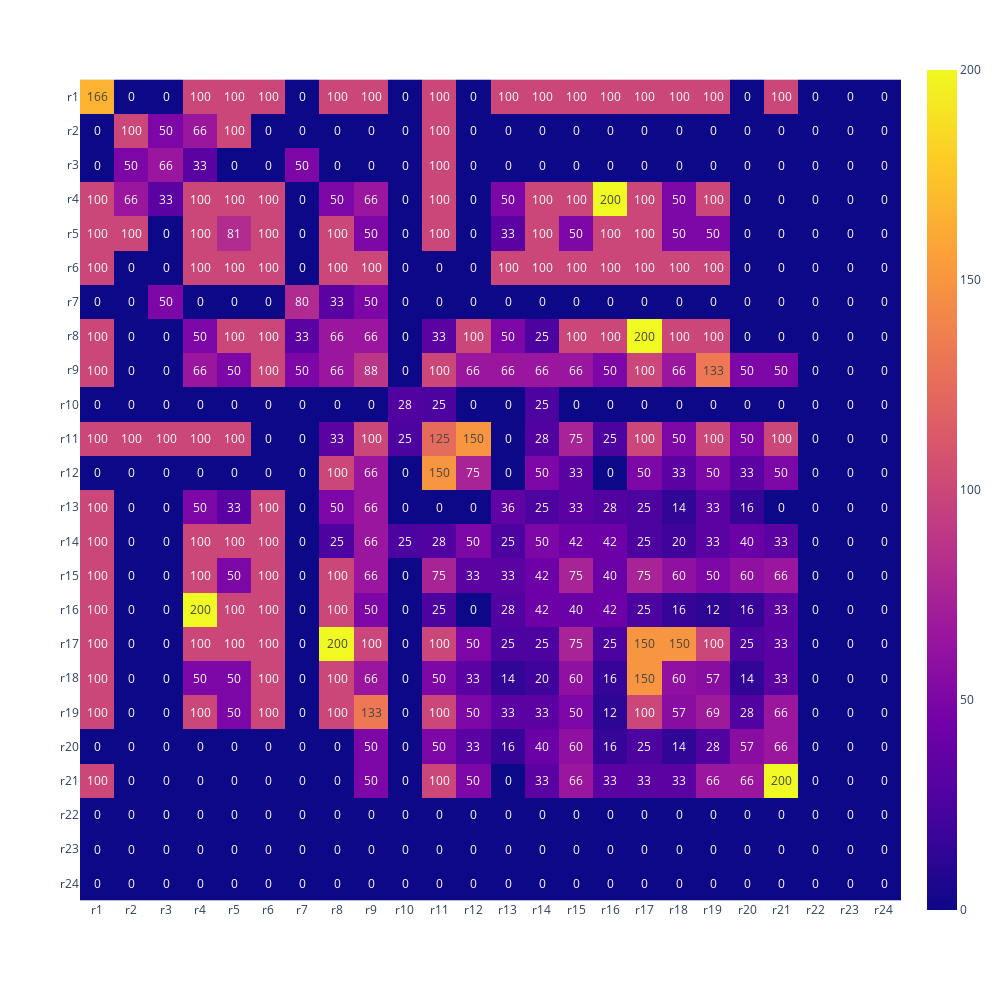

The cell this chart's notebook holds for it:
### Code cell
perc_ratio = pd.DataFrame(columns=range(24), index=range(24))
for i in range(24):
    for j in range(24):
        k, b = pre_ratio.iloc[i,j]
        perc_ratio.iloc[i,j] = k/b

perc_ratio.columns, perc_ratio.index = list(map(lambda x: f'r{x}', list(range(1,25)))), list(map(lambda x: f'r{x}', list(range(1,25))))
query_perc_ratio=(perc_ratio).astype(float) * 100

px.imshow(query_perc_ratio.astype(int), text_auto=True, width=1000, height=1000)

### Figure 1 — Plotly figure (JSON) as saved in the notebook; plotly's stock layout.template omitted (floating-point values rounded to 4 significant figures; data arrays with more than 128 entries replaced by an {"elided": "..."} marker saying what was removed)
{"data": [{"coloraxis": "coloraxis", "hovertemplate": "x: %{x}<br>y: %{y}<br>color: %{z}<extra></extra>", "name": "0", "texttemplate": "%{z}", "type": "heatmap", "x": ["r1", "r2", "r3", "r4", "r5", "r6", "r7", "r8", "r9", "r10", "r11", "r12", "r13", "r14", "r15", "r16", "r17", "r18", "r19", "r20", "r21", "r22", "r23", "r24"], "xaxis": "x", "y": ["r1", "r2", "r3", "r4", "r5", "r6", "r7", "r8", "r9", "r10", "r11", "r12", "r13", "r14", "r15", "r16", "r17", "r18", "r19", "r20", "r21", "r22", "r23", "r24"], "yaxis": "y", "z": {"elided": "24x24 int values"}}], "layout": {"coloraxis": {"colorscale": [[0, "#0d0887"], [0.1111, "#46039f"], [0.2222, "#7201a8"], [0.3333, "#9c179e"], [0.4444, "#bd3786"], [0.5556, "#d8576b"], [0.6667, "#ed7953"], [0.7778, "#fb9f3a"], [0.8889, "#fdca26"], [1, "#f0f921"]]}, "height": 1000, "margin": {"t": 60}, "width": 1000, "xaxis": {"anchor": "y", "constrain": "domain", "domain": [0, 1], "scaleanchor": "y"}, "yaxis": {"anchor": "x", "autorange": "reversed", "constrain": "domain", "domain": [0, 1]}}}
